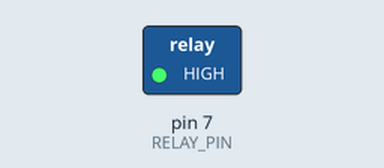
The sketch below on a simulated Arduino Uno, built with avr-gcc and run on an emulated ATmega328P. Shown: switched loads named in the sketch (green lamp = pin HIGH). Dashed ring = blinking.

Above: at 0.5 s.
Timing chart, 0 to 4.6 s (numbered marks = the images above):
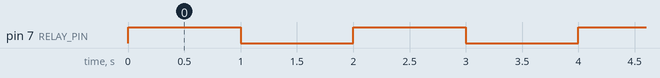

The sketch:

Relay.ino
```cpp
//Relay circuit is in relay.png file

#define RELAY_PIN 7
void setup()
{
	// initialize digital pin RELAY_PIN as an output.
	pinMode(RELAY_PIN, OUTPUT);
}
void loop()
{
	digitalWrite(RELAY_PIN, HIGH); // turn the RELAY on
	delay(1000);				   // wait for a second
	digitalWrite(RELAY_PIN, LOW);  // turn the RELAY off
	delay(1000);				   // wait for a second
}
```

Measured:
- by itself, pin 7 (RELAY_PIN): alternates HIGH for 1.0 s and LOW for 1.0 s
